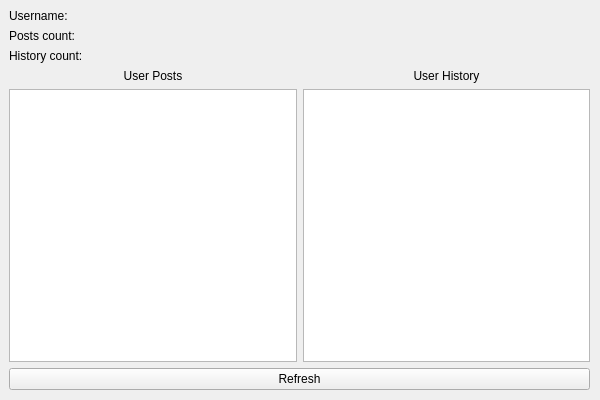
<?xml version="1.0" encoding="UTF-8"?>
<ui version="4.0">
 <class>UserProfileWindow</class>
 <widget class="QMainWindow" name="UserProfileWindow">
  <property name="geometry">
   <rect>
    <x>0</x>
    <y>0</y>
    <width>600</width>
    <height>400</height>
   </rect>
  </property>
  <property name="minimumSize">
   <size>
    <width>600</width>
    <height>400</height>
   </size>
  </property>
  <property name="maximumSize">
   <size>
    <width>600</width>
    <height>400</height>
   </size>
  </property>
  <property name="windowTitle">
   <string>Regexp Explainer</string>
  </property>
  <widget class="QWidget" name="centralwidget">
   <widget class="QWidget" name="verticalLayoutWidget">
    <property name="geometry">
     <rect>
      <x>9</x>
      <y>9</y>
      <width>581</width>
      <height>381</height>
     </rect>
    </property>
    <layout class="QVBoxLayout" name="verticalLayout">
     <item>
      <layout class="QFormLayout" name="formLayout">
       <item row="0" column="0">
        <widget class="QLabel" name="label">
         <property name="text">
          <string>Username:</string>
         </property>
        </widget>
       </item>
       <item row="0" column="1">
        <widget class="QLabel" name="usernameLabel">
         <property name="text">
          <string/>
         </property>
        </widget>
       </item>
       <item row="1" column="0">
        <widget class="QLabel" name="label_3">
         <property name="text">
          <string>Posts count:</string>
         </property>
        </widget>
       </item>
       <item row="1" column="1">
        <widget class="QLabel" name="postsCountLabel">
         <property name="text">
          <string/>
         </property>
        </widget>
       </item>
       <item row="2" column="0">
        <widget class="QLabel" name="label_5">
         <property name="text">
          <string>History count:</string>
         </property>
        </widget>
       </item>
       <item row="2" column="1">
        <widget class="QLabel" name="historyCountLabel">
         <property name="text">
          <string/>
         </property>
        </widget>
       </item>
      </layout>
     </item>
     <item>
      <layout class="QHBoxLayout" name="horizontalLayout">
       <item>
        <layout class="QVBoxLayout" name="verticalLayout_2">
         <item>
          <widget class="QLabel" name="label_7">
           <property name="text">
            <string>User Posts</string>
           </property>
           <property name="alignment">
            <set>Qt::AlignCenter</set>
           </property>
          </widget>
         </item>
         <item>
          <widget class="QListView" name="postsView"/>
         </item>
        </layout>
       </item>
       <item>
        <layout class="QVBoxLayout" name="verticalLayout_3">
         <item>
          <widget class="QLabel" name="label_8">
           <property name="text">
            <string>User History</string>
           </property>
           <property name="alignment">
            <set>Qt::AlignCenter</set>
           </property>
          </widget>
         </item>
         <item>
          <widget class="QListView" name="historyView"/>
         </item>
        </layout>
       </item>
      </layout>
     </item>
     <item>
      <widget class="QPushButton" name="updateButton">
       <property name="text">
        <string>Refresh</string>
       </property>
      </widget>
     </item>
    </layout>
   </widget>
  </widget>
 </widget>
 <resources/>
 <connections/>
</ui>
